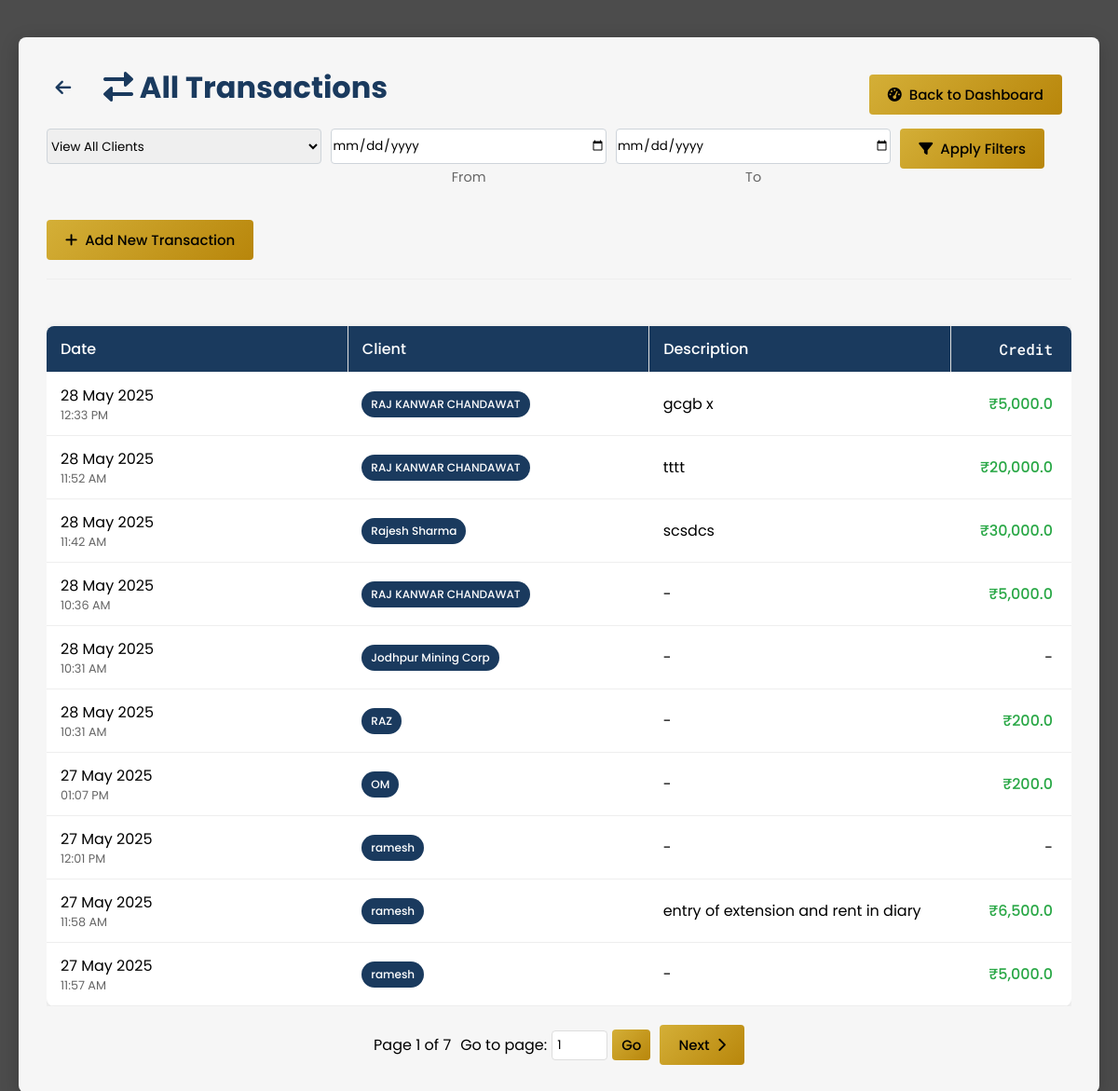
The page /transactions (signed in) on the database its author committed.
### models.py (models this page shows, shortened)
class Transaction(db.Model):
    __tablename__ = 'transactions'
    id = db.Column(db.Integer, primary_key=True)
    date = db.Column(db.DateTime, nullable=False, default=datetime.utcnow)
    name = db.Column(db.String(200), nullable=False)
    description = db.Column(db.Text, nullable=True)
    debit_amount = db.Column(db.Integer, default=0)  # Storing in paise (1/100 of a rupee)
    credit_amount = db.Column(db.Integer, default=0)  # Storing in paise (1/100 of a rupee)
    balance = db.Column(db.Integer, default=0)  # Storing in paise (1/100 of a rupee)
    client_id = db.Column(db.Integer, db.ForeignKey('clients.id'), nullable=True)
    created_at = db.Column(db.DateTime, default=datetime.utcnow)
    updated_at = db.Column(db.DateTime, default=datetime.utcnow, onupdate=datetime.utcnow)
    client = db.relationship('Client', backref='transactions')

class Client(db.Model):
    __tablename__ = 'clients'
    id = db.Column(db.Integer, primary_key=True)
    client_id = db.Column(db.String(20), unique=True, nullable=False, index=True)
    name = db.Column(db.String(100), nullable=False)
    _client_type = db.Column('client_type', db.Enum('Individual', 'Corporate', name='client_type'), nullable=False, default='Individual')
    @property
    def client_type(self):
        return self._client_type
    @client_type.setter
    def client_type(self, value):
        if value:
            value = value.strip().title()
            if value not in ['Individual', 'Corporate']:
                value = 'Individual'  # Default to Individual if invalid
        self._client_type = value
    email = db.Column(db.String(120), unique=True, nullable=True)
    phone = db.Column(db.String(20), nullable=True)
    address = db.Column(db.Text, nullable=True)
    city = db.Column(db.String(50), nullable=True)
    state = db.Column(db.String(50), nullable=True)
    country = db.Column(db.String(50), nullable=True, default='India')
    postal_code = db.Column(db.String(20), nullable=True)
    _status = db.Column('status', db.Enum('Active', 'Pending', 'Inactive', name='client_status'), default='Active')
    @property
    def status(self):
        return self._status
    @status.setter
    def status(self, value):
        if value:
            value = value.strip().title()
            if value not in ['Active', 'Pending', 'Inactive']:
                value = 'Active'  # Default to Active if invalid
        self._status = value
    balance = db.Column(db.Integer, default=0)  # Storing in paise (1/100 of a rupee)
    notes = db.Column(db.Text, nullable=True)
    created_at = db.Column(db.DateTime, default=datetime.utcnow)
    updated_at = db.Column(db.DateTime, default=datetime.utcnow, onupdate=datetime.utcnow)

### app.py (the view)
@app.route('/transactions')
@login_required
def transactions():
    from datetime import datetime, timedelta, timezone
    import pytz
    client_id = request.args.get('client_id', type=int)
    start_date_str = request.args.get('start_date')
    end_date_str = request.args.get('end_date')
    page = request.args.get('page', 1, type=int)
    per_page = 10
    query = db.session.query(Transaction)
    if client_id:
        query = query.filter(Transaction.client_id == client_id)
    try:
        if start_date_str:
            start_date = datetime.strptime(start_date_str, '%Y-%m-%d').date()
            query = query.filter(Transaction.date >= start_date)
        if end_date_str:
            end_date = datetime.strptime(end_date_str, '%Y-%m-%d').date() + timedelta(days=1)
            query = query.filter(Transaction.date < end_date)
    except ValueError as e:
        print(f"Error parsing dates: {e}")
    total_transactions = query.count()
    transactions_pagination = query.order_by(Transaction.date.desc(), Transaction.id.desc()).paginate(page=page, per_page=per_page, error_out=False)
    all_transactions_query = query.order_by(Transaction.client_id, Transaction.date.asc(), Transaction.id.asc())
    all_transactions = all_transactions_query.all()
    client_balances = {}
    transaction_balances = {}
    for transaction in all_transactions:
        client_id = transaction.client_id
        if client_id not in client_balances:
            client_balances[client_id] = 0
        client_balances[client_id] += (transaction.credit_amount - transaction.debit_amount)
        transaction_balances[transaction.id] = client_balances[client_id]
    paginated_transactions = query.order_by(Transaction.date.desc(), Transaction.id.desc())\
                                .paginate(page=page, per_page=per_page, error_out=False)
    transactions = []
    for transaction in paginated_transactions.items:
        transaction.balance = transaction_balances.get(transaction.id, 0)
        transactions.append(transaction)
    clients = Client.query.order_by(Client.name).all()
    print(f"SQL Query: {query.statement}")
    print(f"Found {len(transactions)} transactions")
    return render_template('transactions.html',
                         transactions=transactions,
                         transactions_pagination=transactions_pagination,
                         clients=clients,
                         selected_client_id=str(client_id) if client_id else None,
                         start_date=start_date_str if start_date_str else '',
                         end_date=end_date_str if end_date_str else '',
                         pytz=pytz)

### app.py (called while the page is built)
@login_manager.user_loader
def load_user(user_id):
    return User.query.get(int(user_id))

### templates/transactions.html (shortened to what this page needs)
<!DOCTYPE html>
<html lang="en">
<head>
    <link rel="stylesheet" href="https://cdnjs.cloudflare.com/ajax/libs/font-awesome/6.0.0-beta3/css/all.min.css">
</head>
<body>
    <div class="container">
        <div class="header" style="position: relative;">
            <div class="header-title">
                <a href="#" class="back-link" title="Go back" onclick="window.history.back(); return false;">
                    <i class="fas fa-arrow-left"></i>
                </a>
                <h1 style="display: inline-block; margin-left: 10px;"><i class="fas fa-exchange-alt"></i>
                    {% if selected_client_id %}
                        {% set client = clients|selectattr('id', 'equalto', selected_client_id)|list %}
                        {{ client[0].name if client else 'All' }} Transactions
                    {% else %}
                        All Transactions
                    {% endif %}
                </h1>
            </div>
            <a href="{{ url_for('home') }}" class="btn" style="position: absolute; top: 0; right: 0; margin: 10px;">
                <i class="fas fa-tachometer-alt"></i> Back to Dashboard
            </a>
            <div class="header-actions">
                <form method="get" action="{{ url_for('transactions') }}" class="filter-form" id="filterForm">
                    <div class="filter-row">
                        <div class="input-group">
                            <select name="client_id" id="clientFilter" class="form-select" onchange="this.form.submit()">
                                <option value="">View All Clients</option>
                            </select>
                        </div>
                        <div class="input-group" style="display: flex; flex-direction: column;">
                            <input type="date" name="start_date" class="form-control" value="{{ request.args.get('start_date', '') }}" placeholder="From date">
                            <div style="text-align: center; margin-top: 4px; font-size: 0.9em; color: #666;">From</div>
                        </div>
                        <div class="input-group" style="display: flex; flex-direction: column;">
                            <input type="date" name="end_date" class="form-control" value="{{ request.args.get('end_date', '') }}" placeholder="To date">
                            <div style="text-align: center; margin-top: 4px; font-size: 0.9em; color: #666;">To</div>
                        </div>
                        <div class="filter-buttons">
                            <button type="submit" class="btn">
                                <i class="fas fa-filter"></i> Apply Filters
                            </button>
                        </div>
                    </div>
                </form>
                <a href="{{ url_for('new_transaction') }}" class="btn" style="background: linear-gradient(135deg, var(--secondary-color), var(--accent-color)); color: #000;">
                    <i class="fas fa-plus"></i> Add New Transaction
                </a>
            </div>
        </div>
        {% if transactions %}
            <div style="overflow-x: auto;">
                <table class="transactions-table">
                    <thead>
                        <tr>
                            <th>Date</th>
                            <th>Client</th>
                            <th>Description</th>
                            <th>Credit</th>
                        </tr>
                    </thead>
                    <tbody>
                        {% for transaction in transactions %}
                            <tr>
                                <td>
                                    {% if transaction.date %}
                                        <div>{{ transaction.date.strftime('%d %b %Y') }}</div>
                                        <div style="font-size: 0.8em; color: #666;">{{ transaction.date.strftime('%I:%M %p') }}</div>
                                    {% else %}
                                        -
                                    {% endif %}
                                </td>
                                <td>
                                    {% if transaction.client %}
                                        <span class="badge" style="background-color: #1a3a5e; color: white;">
                                            {{ transaction.client.name }}
                                        </span>
                                    {% else %}
                                        <span style="color: #6c757d;">-</span>
                                    {% endif %}
                                </td>
                                <td>{{ transaction.description or '-' }}</td>
                                <td class="{% if transaction.credit_amount > 0 %}credit-amount{% else %}text-muted{% endif %}">
                                    <div class="amount-cell">
                                        {% if transaction.credit_amount > 0 %}
                                            ₹{{ "{0:,}".format(transaction.credit_amount // 100) }}
                                        {% else %}
                                            -
                                        {% endif %}
                                    </div>
                                </td>
                            </tr>
                        {% endfor %}
                    </tbody>
                </table>
            </div>
            <div class="pagination" style="margin-top: 20px; display: flex; justify-content: center; gap: 10px; align-items: center;">
                <div class="pagination-info" style="display: flex; align-items: center; gap: 10px;">
                    <span>Page {{ transactions_pagination.page }} of {{ transactions_pagination.pages if transactions_pagination.pages > 0 else 1 }}</span>
                    {% if transactions_pagination.pages > 1 %}
                    <div class="page-jump" style="display: flex; align-items: center; gap: 5px;">
                        <span>Go to page:</span>
                        <input type="number" id="pageInput" min="1" max="{{ transactions_pagination.pages }}" value="{{ transactions_pagination.page }}" style="width: 60px; padding: 5px; border: 1px solid #ddd; border-radius: 4px;">
                        <button onclick="goToPage()" class="btn" style="padding: 5px 10px;">Go</button>
                    </div>
                    {% endif %}
                </div>
                {% if transactions_pagination.has_next %}
                    <a href="{{ url_for('transactions', page=transactions_pagination.next_num, client_id=request.args.get('client_id'), start_date=request.args.get('start_date'), end_date=request.args.get('end_date')) }}" class="btn">
                        Next <i class="fas fa-chevron-right"></i>
                    </a>
                {% endif %}
            </div>
        {% endif %}
    </div>
</body>
</html>

### templates/transactions.html (style rules this page uses)
:root { --primary-color: #1a3a5e; --secondary-color: #d4af37; --accent-color: #b8860b; --light-color: #f5f5f5; --dark-color: #1a1a1a; --success-color: #28a745; --danger-color: #dc3545; }
* { margin: 0; padding: 0; box-sizing: border-box; font-family: 'Poppins', sans-serif; }
body { background: linear-gradient(rgba(0, 0, 0, 0.7), rgba(0, 0, 0, 0.7)), url('https://images.unsplash.com/photo-1533130090877-8530e6e5ad79?ixlib=rb-1.2.1&auto=format&fit=crop&w=1950&q=80'); background-size: cover; background-position: center; background-attachment: fixed; min-height: 100vh; padding: 40px 20px; position: relative; }
.container { max-width: 1200px; margin: 0 auto; background: rgba(255, 255, 255, 0.95); border-radius: 8px; padding: 30px; box-shadow: 0 5px 20px rgba(0, 0, 0, 0.2); }
.header { display: flex; justify-content: space-between; align-items: center; flex-wrap: wrap; gap: 20px; margin-bottom: 30px; padding-bottom: 20px; border-bottom: 1px solid #eee; }
.header-title { display: flex; align-items: center; gap: 15px; }
.back-link { color: var(--primary-color); font-size: 1.2rem; text-decoration: none; display: inline-flex; align-items: center; justify-content: center; width: 36px; height: 36px; border-radius: 50%; transition: all 0.2s; }
.header h1 { margin: 0; white-space: nowrap; }
.header-actions { display: flex; gap: 15px; align-items: center; flex-wrap: wrap; }
.filter-form { margin-bottom: 20px; width: 100%; }
.filter-row { display: flex; gap: 10px; flex-wrap: wrap; align-items: flex-start; }
.filter-form .input-group { margin-bottom: 0; flex: 1; min-width: 180px; }
.filter-form .form-select, .filter-form .form-control { height: 38px; border-radius: 4px; border: 1px solid #ced4da; width: 100%; }
.filter-buttons { display: flex; gap: 5px; }
.filter-buttons .btn { white-space: nowrap; }
.header h1 { color: var(--primary-color); margin: 0; display: flex; align-items: center; gap: 10px; }
.btn { display: inline-flex; align-items: center; gap: 8px; background: linear-gradient(135deg, var(--secondary-color), var(--accent-color)); color: #000; border: none; padding: 10px 20px; border-radius: 4px; cursor: pointer; font-size: 15px; font-weight: 500; text-decoration: none; transition: all 0.3s; }
.transactions-table { width: 100%; border-collapse: collapse; margin-top: 20px; background: white; border-radius: 8px; overflow: hidden; box-shadow: 0 2px 8px rgba(0, 0, 0, 0.1); table-layout: fixed; }
.transactions-table th, .transactions-table td { padding: 12px 15px; text-align: left; border-bottom: 1px solid #eee; }
.transactions-table th { background-color: var(--primary-color); color: white; font-weight: 500; }
.transactions-table td:first-child { width: 120px; }
.transactions-table td:nth-child(2) { width: 200px; }
.transactions-table th:nth-child(4), .transactions-table th:nth-child(5), .transactions-table th:last-child, .transactions-table td:nth-child(4), .transactions-table td:nth-child(5), .transactions-table td:last-child { width: 130px; text-align: right; font-family: 'Roboto Mono', monospace; padding: 12px 20px 12px 12px !important; white-space: nowrap; position: relative; }
.transactions-table th { border-right: 1px solid #e0e0e0; }
.transactions-table th:last-child { border-right: none; }
.transactions-table td { padding: 12px 15px !important; }
.amount-cell { text-align: right; width: 100%; display: inline-block; }
.credit-amount { color: #28a745; font-weight: 500; }
.badge { display: inline-block; padding: 5px 10px; border-radius: 20px; font-size: 12px; font-weight: 500; }

### rows shown on the page
Transaction: credit_amount "5,000.0"
Transaction: credit_amount "20,000.0"
Transaction: credit_amount "30,000.0"
Transaction: credit_amount "5,000.0"
Transaction: credit_amount "200.0"
Transaction: credit_amount "200.0"
Transaction: credit_amount "6,500.0"
Transaction: credit_amount "5,000.0"

### other values the page prints
{{ client[0].name if client else 'All' }} "All"
{{ transactions_pagination.page }} "1"
